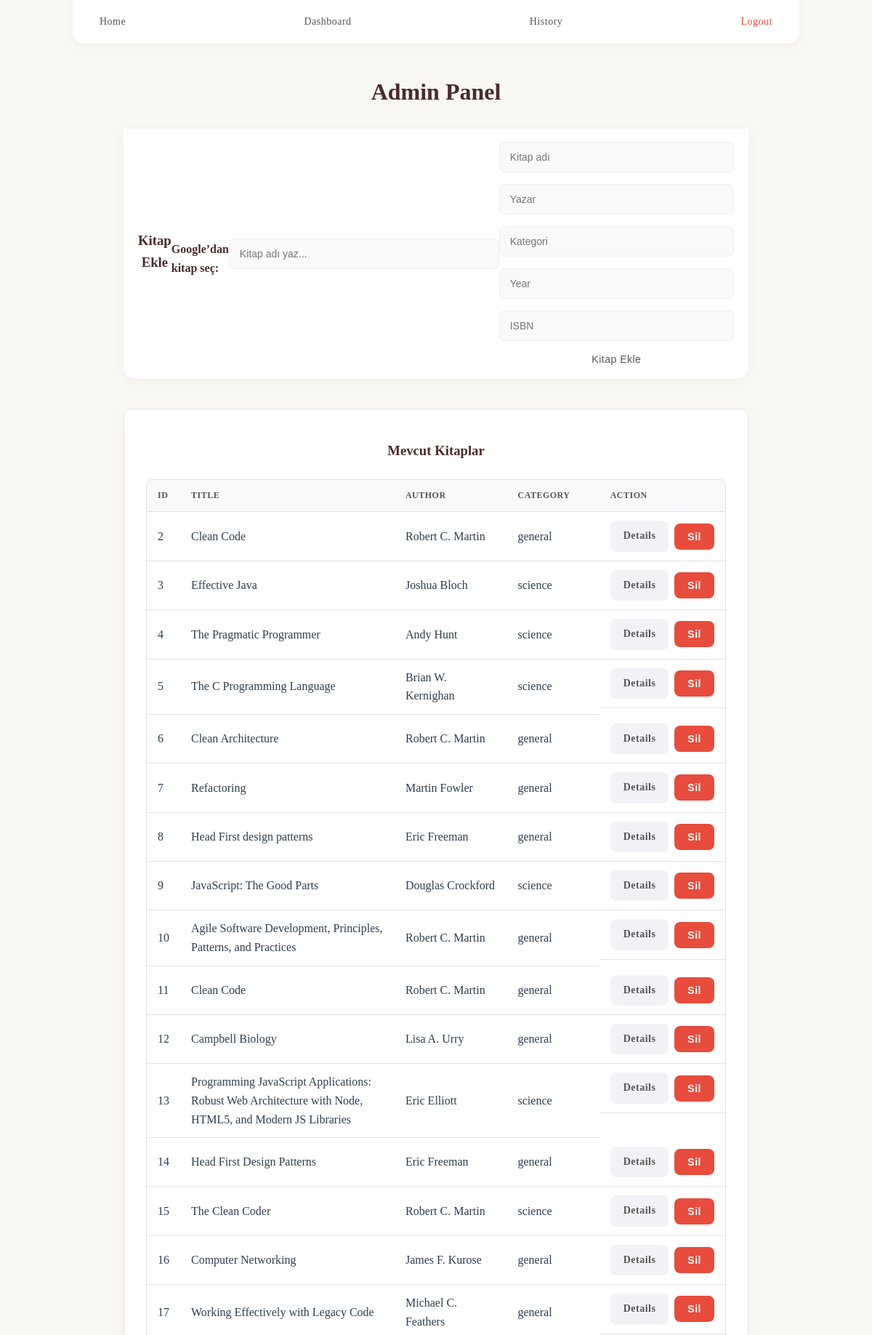
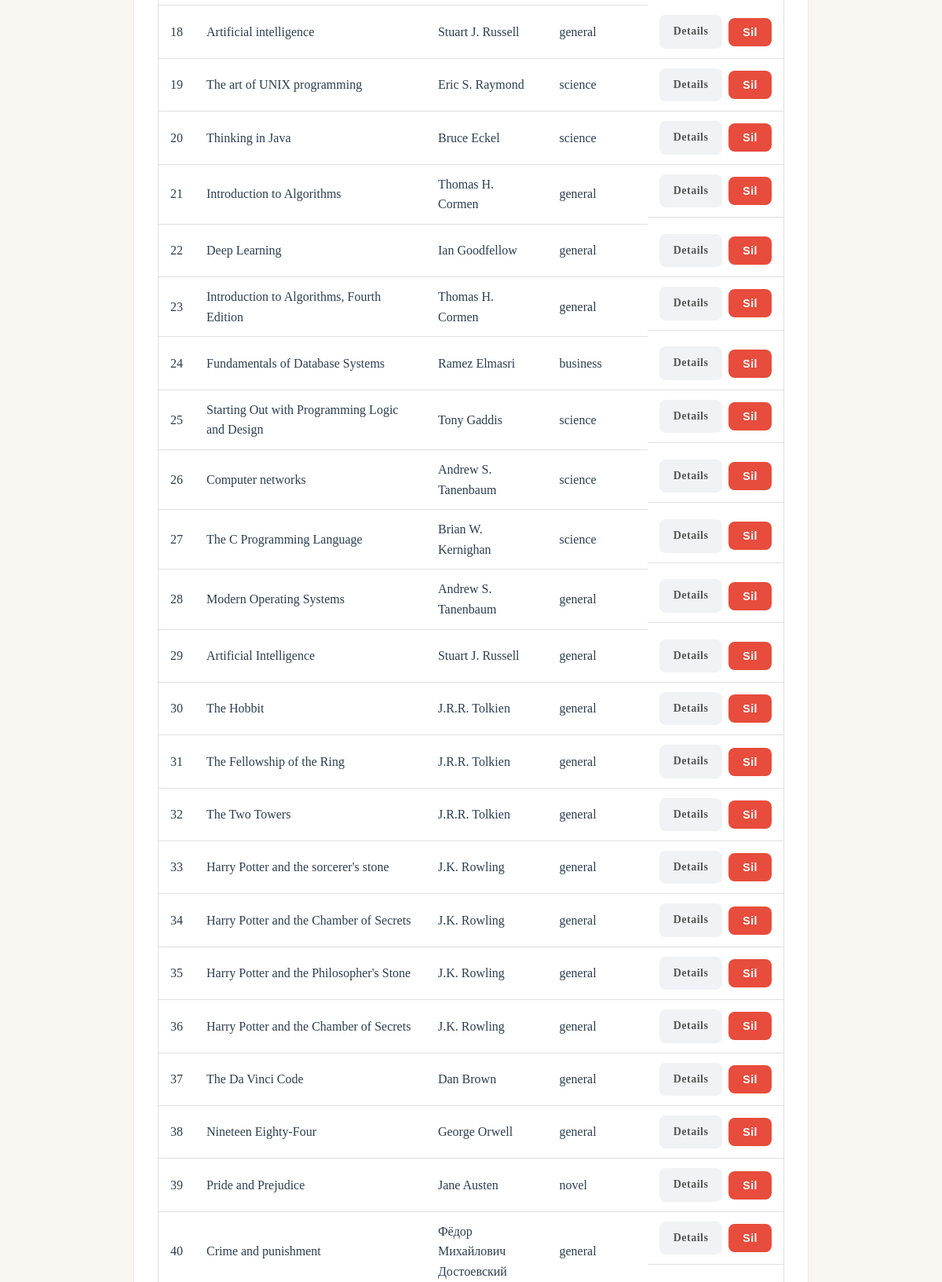
The page /admin.php (signed in, upper part) on the database its author committed (2 pictures, top to bottom).
### tables this page shows
CREATE TABLE `books` (
  `id` int(11) NOT NULL,
  `title` varchar(200) NOT NULL,
  `author` varchar(100) NOT NULL,
  `category` varchar(50) DEFAULT NULL,
  `year` int(11) DEFAULT NULL,
  `isbn` varchar(50) DEFAULT NULL,
  `is_available` tinyint(1) DEFAULT 1,
  `cover_url` varchar(500) DEFAULT NULL
);

### admin.php (the view, shortened to what this page needs)
<?php
$conn = db();
?>
<!DOCTYPE html>
<html>
<head>
    <link rel="stylesheet" href="styles.css">
</head>
<body class="theme-library">
   <div class="navbar">
  <a class="btn btn-primary" href="index.php">Home</a>
  <a class="btn btn-primary" href="dashboard.php">Dashboard</a>
  <a class="btn btn-primary" href="history.php">History</a>
  <a class="btn btn-danger" href="logout.php">Logout</a>
</div>
<div class="container">
    <h1>Admin Panel</h1>
    <div class="navbar">
    <h3>Kitap Ekle</h3>
    <label>Google’dan kitap seç:</label>
    <input type="text" id="bookSearch" placeholder="Kitap adı yaz..." autocomplete="off">
     <form action="admin.php" method="post">
    <input type="text" name="title" id="title" placeholder="Kitap adı" required>
    <input type="text" name="author" id="author" placeholder="Yazar" required><br>
    <input type="text" name="category" id="category" placeholder="Kategori">
    <input type="number" name="year" id="year" placeholder="Year">
    <input type="text" name="isbn" id="isbn" placeholder="ISBN">
    <button type="submit" name="add_book" class="btn btn-primary">
        Kitap Ekle
    </button>
</form>
    </div>
    <div class="card">
  <h3>Mevcut Kitaplar</h3>
  <?php
  $result = $conn->query("SELECT * FROM books");
  if ($result && $result->num_rows > 0) {
      echo "<table>
              <tr>
                <th>ID</th>
                <th>Title</th>
                <th>Author</th>
                <th>Category</th>
                <th>Action</th>
              </tr>";
      while ($row = $result->fetch_assoc()) {
           $id = (int)$row['id'];
          echo "<tr>
                  <td>{$id}</td>
                  <td>" . htmlspecialchars($row['title']) . "</td>
                  <td>" . htmlspecialchars($row['author']) . "</td>
                  <td>" . htmlspecialchars($row['category']) . "</td>
                  <td style='display:flex; gap:8px; align-items:center;'>
                    <a href='book_detail.php?id={$id}' class='btn btn-primary'>Details</a>
                    <form method='post' action='admin.php' style='margin:0;'>
                      <input type='hidden' name='delete_id' value='{$id}'>
                      <button type='submit' class='btn btn-danger'>Sil</button>
                    </form>
                  </td>
                </tr>";
      }
      echo "</table>";
  } else {
      echo "<p>Henüz kitap yok.</p>";
  }
  ?>
</div>
</div>
</body>
</html>

### styles.css (style rules this page uses)
* { box-sizing: border-box; }
body { margin: 0; padding: 0; font-family: 'Segoe UI', Tahoma, Geneva, Verdana, sans-serif; background: #fdfaf6; color: #333; text-align: center; line-height: 1.6; }
.container { max-width: 900px; margin: 40px auto; padding: 0 20px; }
h1, h2, h3 { font-weight: 700; text-align: center; margin-bottom: 24px; color: #2c3e50; }
.card { background: #fff; border-radius: 12px; padding: 24px 30px; margin-bottom: 25px; box-shadow: 0 4px 20px rgba(200, 180, 180, 0.06); transition: transform 0.2s, box-shadow 0.2s; border: 1px solid #eaeaea; }
input, select { padding: 12px 14px; margin: 8px 0; border: 1px solid #ddd; border-radius: 8px; width: 100%; font-size: 14px; transition: border-color 0.2s; background: #fdfdfd; }
.btn { padding: 10px 18px; border: none; border-radius: 8px; cursor: pointer; font-size: 14px; font-weight: 600; text-decoration: none; display: inline-block; transition: all 0.2s; letter-spacing: 0.5px; }
.btn-primary { background: #4a90e2; color: #fff; }
.btn-danger { background: #e74c3c; color: #fff; }
table { width: 100%; border-collapse: separate; border-spacing: 0; margin-top: 20px; border: 1px solid #e0e0e0; border-radius: 8px; overflow: hidden; }
th, td { padding: 12px 15px; text-align: left; border-bottom: 1px solid #e0e0e0; }
th { background: #f8f9fa; font-weight: 600; color: #555; text-transform: uppercase; font-size: 12px; letter-spacing: 0.5px; }
.theme-library { background: #f9f7f2; color: #2c3e50; font-family: 'Merriweather', 'Georgia', serif; }
.theme-library h1, .theme-library h2, .theme-library h3 { font-family: 'Merriweather', 'Georgia', serif; color: #4b2a2a; }
.theme-library .navbar { background: #fff; border-bottom: 1px solid rgba(0, 0, 0, 0.06); border-radius: 0 0 16px 16px; padding: 10px 20px; max-width: 1000px; margin: 0 auto 40px; box-shadow: 0 2px 20px rgba(0, 0, 0, 0.03); display: flex; justify-content: space-between; align-items: center; }
.theme-library .navbar .btn { background: transparent; color: #555; border: 1px solid transparent; box-shadow: none; font-weight: 500; padding: 8px 16px; }
.theme-library .navbar .btn-primary { color: #555; }
.theme-library .navbar .btn-danger { color: #e74c3c; }
.theme-library .btn-primary { background-color: #f1f2f6; color: #555; }
.theme-library label { font-weight: 600; color: #4b2a2a; margin-top: 15px; display: block; text-align: left; }
.theme-library input { background: #f9f9f9; border: 1px solid #eee; }

### rows shown on the page
books: id "2", title "Clean Code", author "Robert C. Martin", category "general"
books: id "3", title "Effective Java", author "Joshua Bloch", category "science"
books: id "4", title "The Pragmatic Programmer", author "Andy Hunt", category "science"
books: id "5", title "The C Programming Language", author "Brian W. Kernighan", category "science"
books: id "6", title "Clean Architecture", author "Robert C. Martin", category "general"
books: id "7", title "Refactoring", author "Martin Fowler", category "general"
books: id "8", title "Head First design patterns", author "Eric Freeman", category "general"
books: id "9", title "JavaScript: The Good Parts", author "Douglas Crockford", category "science"
books: id "10", title "Agile Software Development, Principles, Patterns, and Practices", author "Robert C. Martin", category "general"
books: id "11", title "Clean Code", author "Robert C. Martin", category "general"
books: id "12", title "Campbell Biology", author "Lisa A. Urry", category "general"
books: id "13", title "Programming JavaScript Applications: Robust Web Architecture with Node, HTML5, and Modern JS Libraries", author "Eric Elliott", category "science"
books: id "14", title "Head First Design Patterns", author "Eric Freeman", category "general"
books: id "15", title "The Clean Coder", author "Robert C. Martin", category "science"
books: id "16", title "Computer Networking", author "James F. Kurose", category "general"
books: id "17", title "Working Effectively with Legacy Code", author "Michael C. Feathers", category "general"
books: id "18", title "Artificial intelligence", author "Stuart J. Russell", category "general"
books: id "19", title "The art of UNIX programming", author "Eric S. Raymond", category "science"
books: id "20", title "Thinking in Java", author "Bruce Eckel", category "science"
books: id "21", title "Introduction to Algorithms", author "Thomas H. Cormen", category "general"
books: id "22", title "Deep Learning", author "Ian Goodfellow", category "general"
books: id "23", title "Introduction to Algorithms, Fourth Edition", author "Thomas H. Cormen", category "general"
books: id "24", title "Fundamentals of Database Systems", author "Ramez Elmasri", category "business"
books: id "25", title "Starting Out with Programming Logic and Design", author "Tony Gaddis", category "science"
books: id "26", title "Computer networks", author "Andrew S. Tanenbaum", category "science"
books: id "27", title "The C Programming Language", author "Brian W. Kernighan", category "science"
books: id "28", title "Modern Operating Systems", author "Andrew S. Tanenbaum", category "general"
books: id "29", title "Artificial Intelligence", author "Stuart J. Russell", category "general"
books: id "30", title "The Hobbit", author "J.R.R. Tolkien", category "general"
books: id "31", title "The Fellowship of the Ring", author "J.R.R. Tolkien", category "general"
books: id "32", title "The Two Towers", author "J.R.R. Tolkien", category "general"
books: id "33", title "Harry Potter and the sorcerer's stone", author "J.K. Rowling", category "general"
books: id "34", title "Harry Potter and the Chamber of Secrets", author "J.K. Rowling", category "general"
books: id "35", title "Harry Potter and the Philosopher's Stone", author "J.K. Rowling", category "general"
books: id "36", title "Harry Potter and the Chamber of Secrets", author "J.K. Rowling", category "general"
books: id "37", title "The Da Vinci Code", author "Dan Brown", category "general"
books: id "38", title "Nineteen Eighty-Four", author "George Orwell", category "general"
books: id "39", title "Pride and Prejudice", author "Jane Austen", category "novel"
books: id "40", title "Crime and punishment", author "Фёдор Михайлович Достоевский", category "general"
